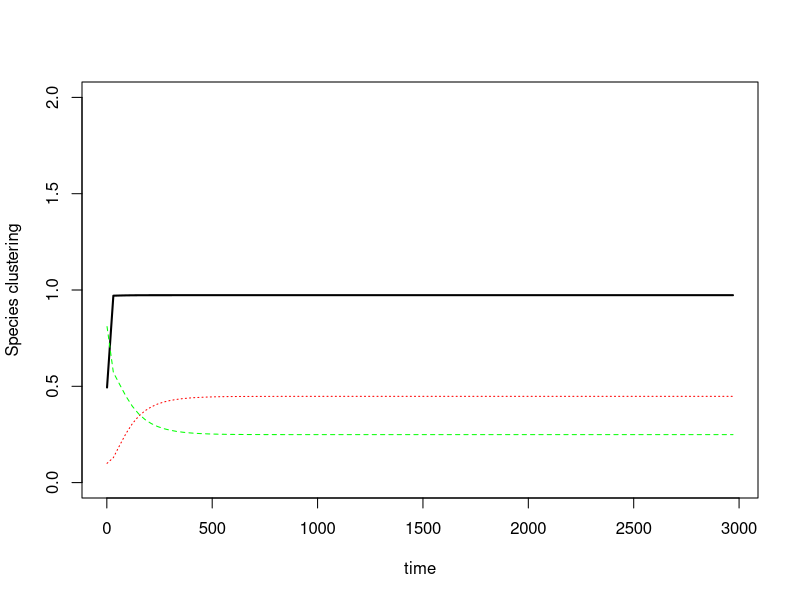

This figure's R source:
#'#'##################################################################
#'  Pair approximation models with 3 states: nurse, protege, empty  #'
#'###################################################################'
library(deSolve)

drhonp <- function(rho, parms, z = 4) { 
	  with(parms,
(rho[4]- rho[2] - rho[1]) * (del * rho[5] + (1-del) * (z-1)/z * (rho[5] - rho[3] - rho[1])/(1- rho[5] - rho[4]))*(b- cn* rho[5] - cpn* rho[4] ) + (rho[5] - rho[3] - rho[1]) * (del * rho[4] + (1-del) * (z-1)/z * (rho[4] - rho[2] - rho[1])/(1- rho[5] - rho[4])) * (b- cp* rho[4] - cnp* rho[5] - g*( 1 - 1/z*n - ( z-1 )/z * (rho[5] - rho[3] - rho[1])/(1- rho[5] - rho[4])*n) ) - 2 * rho[1] * m

		          )
}

drhopp <- function(rho, parms, z = 4) { 
	  with(parms,
2 * (rho[4] - rho[2] - rho[1]) *
		     (del * rho[4] + (1-del)/z +  (1-del) * (z-1)/z * (rho[4] - rho[2] - rho[1])/(1- rho[5] - rho[4])) *
		     (b- cp* rho[4] - cnp* rho[5] - g*( 1 - ( z-1 )/z * (rho[5] - rho[3] - rho[1])/(1- rho[5] - rho[4])*n) ) -
		     2 * rho[2] * m


	          )
}

drhonn <- function(rho, parms, z = 4) { 
	  with(parms,
2 * (rho[5] - rho[3] - rho[1]) *
		     ( del*rho[5] + (1-del)/z + (1-del) * (z-1)/z * (rho[5] - rho[3] - rho[1])/(1- rho[5] - rho[4]) )*
		     (b- cn* rho[5] - cpn* rho[4] ) - 2 * rho[3] * m  
	       )
}

drhop <- function(rho, parms, z = 4) { 
	  with(parms,                             
	(1- rho[5] - rho[4]) * (del * rho[4] +  (1-del) * (rho[4] - rho[2] - rho[1])/(1- rho[5] - rho[4])) *
		     (b- cp* rho[4] - cnp* rho[5] - g*( 1 - (rho[5] - rho[3] - rho[1])/(1- rho[5] - rho[4])*n) ) - rho[4] * m 
		             )
}

drhon <- function(rho, parms, z = 4) { 
	  with(parms,
(1- rho[4] - rho[5]) * ( del*rho[5] + (1-del) * (rho[5] - rho[3] - rho[1])/(1- rho[5] - rho[4]) ) *
		     (b- cn* rho[5] - cpn* rho[4] ) - rho[5] * m  
		           )
}

odesys <- function (t, rho, parms = modelparms) {
	  list(c(
		     drhonp(rho , parms) ,
		     drhopp(rho , parms) ,
		     drhonn(rho , parms) ,
		     drhop(rho  , parms) ,
		     drhon(rho  , parms)
		         ))
}

modelparms <- list(
		   del = 0.9,
		   b   = 0.8,
		   cn  = 0.2,
		   cp  = 0.2,
		   cnp = 0.05,
		   cpn = 0.2,
		   g   = 0.05,
		   n   = 1,
		   m   = 0.2
	  )

rhoini <- 0.1

rho <- c(rhonp = rhoini*0.4, # rho[1]
	 rhopp = rhoini*0.4 , # rho[2]
	 rhonn = (1-rhoini)*0.6, # rho[3]
	 rhop  = rhoini,  # rho[4]
	 rhon  = (1-rhoini)*0.9   # rho[5]
		          )
runmodel <- ode(y = rho, func = odesys, times = seq(1, 3000, 30), parms = modelparms)

# transfer into ouput and calculate missing rho values
out       <- as.data.frame(runmodel)
out$rho0  <- 1 - out$rhop - out$rhon
out$rhop0 <- with(out, rhop-rhonp-rhopp)
out$rhon0 <- with(out, rhon-rhonp-rhonn)
out$rho00 <- with(out, rho0-rhon0-rhop0)
out$Cnp   <- with(out, rhonp/(rhon*rhop))
# out$Cpn <- with(out, rhonp
# plot
plot(Cnp ~ time, data = out, type = "l", lwd = 2, ylab = "Species clustering", ylim = c(0,2))
lines(rhop ~ time, data = out, lty = 3, col="red")
lines(rhon ~ time, data = out, lty = 2, col="green")
